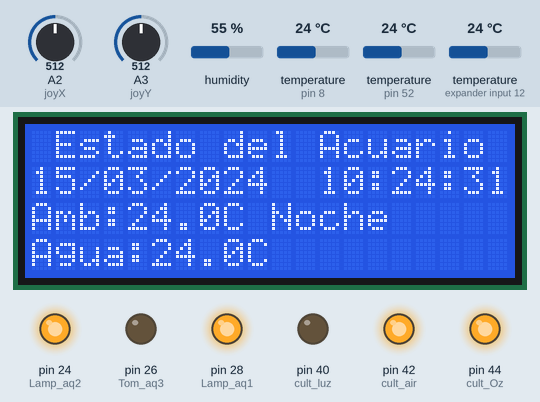
The sketch below on a simulated Arduino Mega 2560, built with avr-gcc and run on an emulated ATmega2560. On the bench: 20×4 character LCD, output pins drawn as LEDs (lit = HIGH). The test bench sets the inputs (shaded band); at power-on: A2 (joyX) = 512, temperature (sensors on pin 8, pin 52, expander input 12) 24 °C, humidity 55 %, A3 (joyY) = 512. The local clock reads 2024-03-15 10:24:30 at power-on unless the sketch sets it; what the sketch prints to the serial monitor is not drawn.

Above: at 2.5 s.
2.6 s: A2 (joyX) set to 533
12.4 s: A2 (joyX) set to 550
At 14.2 s:
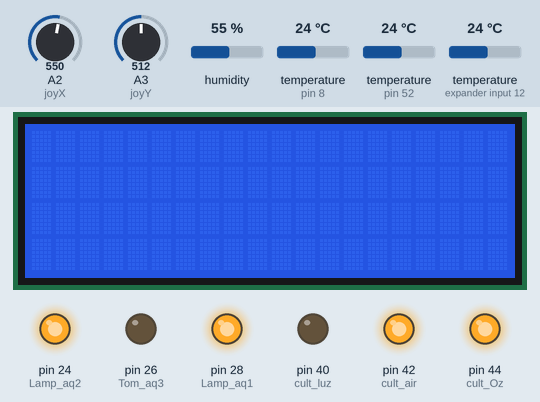
18.9 s: temperature (sensor on pin 8) set to 7 °C
At 20.6 s:
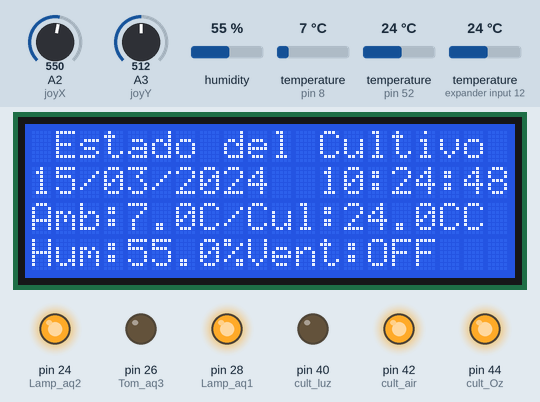
21.1 s: humidity set to 22 %
At 25.0 s:
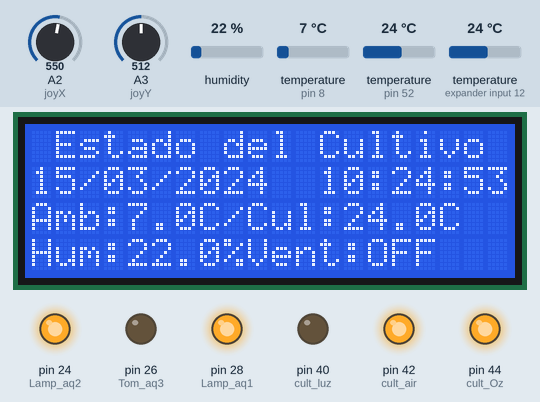
25.4 s: A3 (joyY) set to 527
33.8 s: A3 (joyY) set to 546
At 46.9 s:
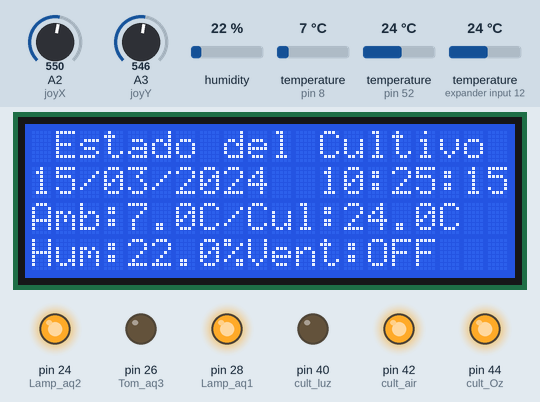
Timing chart, 0 to 48.4 s (numbered marks = the images above; inputs shaded):
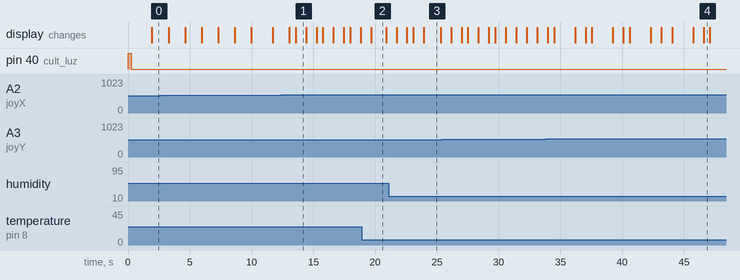

The sketch:

intento8.ino
```cpp
#include <Wire.h>    //  libreria para interfaz I2C
#include "RTClib.h"   //  libreria para el manejo del modulo RTC
#include <Time.h>
#include <TimeAlarms.h>
#include <OneWire.h>
#include <DallasTemperature.h>
#include <LCD.h>			// libreria para funciones de LCD
#include <LiquidCrystal_I2C.h>		// libreria para LCD por I2C
#include <DHT.h>    // importa la Librerias DHT
#include <DHT_U.h>


RTC_DS3231 rtc; // crea objeto del tipo RTC_DS3231

char daysOfTheWeek[7][4] = {"Dom", "Lun", "Mar", "Mie", "Jue", "Vie", "Sab"};

//valores para el joystick
#define joyX A2
#define joyY A3


//indicador de pantalla
int pant = 1;


//creacion objeto pantalla LCD
LiquidCrystal_I2C lcd (0x27, 2, 1, 0, 4, 5, 6, 7); // DIR, E, RW, RS, D4, D5, D6, D7

// Water proof and ambient sensor DS18B20
#define ONE_WIRE_BUS 8
OneWire oneWire(ONE_WIRE_BUS);
DallasTemperature sensors(&oneWire);
// Aquarium status
float aquariumTemp;
float ambientTemp;

uint8_t sensor1[8] = {0x28, 0x20, 0x81, 0x83, 0x29, 0x20, 0x01, 0x7A};
uint8_t sensor2[8] = {0x28, 0xAA, 0x21, 0x57, 0x13, 0x13, 0x02, 0x4D};


// pines digitales para control de reles
#define Lamp_aq2 24    // lampara Ciclo
#define Tom_aq3 26    // Bomba de circulacion
#define Lamp_aq1 28     // dicroicas


String momento; // variable de control para el proceso de Apagado de Luces


//***********Variables para la definicion de Horarios


//Hora de comienzo del dia
int horaPrender = 12;
int minutoPrender = 00;

//Hora de fin del dia
int horaApagar = 20;
int minutoApagar = 00;

//******************Variables del Indoor Growing********************

int cult_sensor = 52;
DHT dht(cult_sensor, DHT22);
float Temp_cult;
float Hum_cult;
String estado;
String Vent = "OFF";
String air_flag = "OFF";
// pines digitales para control de reles

#define cult_luz 40     // Lampara
#define cult_air 42   //Ventiladores este rele parece estar danao del modulo de 2 reles
#define cult_Oz 44    // Posible Ozono

//Hora del Sol
int Horasol = 6;
int minutosol = 0;

//Hora de la Luna
int horaluna = 23;
int minutoLuna = 59;

// Valores ambientales ideales
float hum_min = 50.0;
float hum_max =65.0;
float Temp_min = 15.5;
float Temp_max = 27.0;


void setup () {
 Serial.begin(9600);    // inicializa comunicacion serie a 9600 bps
 pinMode(Lamp_aq1, OUTPUT);   // pin 22 para las luces secundarias
 pinMode(Lamp_aq2, OUTPUT);  //pin 24 lampara ciclo
 pinMode(Tom_aq3, OUTPUT);
 pinMode(cult_luz, OUTPUT);  // pin 50 como salida
 pinMode(cult_air, OUTPUT);  // pin 48 como salida
 pinMode(cult_Oz, OUTPUT);  // pin 46 como salida
//Definiciones RTC
 if (!rtc.begin())
  {               // si falla la inicializacion del modulo  Serial.println("Modulo RTC no encontrado !");  // muestra mensaje de error
  while (1);         // bucle infinito que detiene ejecucion del programa
  }

//rtc.adjust(DateTime(__DATE__, __TIME__));
// Use only without RTC
// setTime(23,31,0,8,8,2021);
// Sync time lib with RTC
setSyncProvider(getRTCTime);
setSyncInterval(60 * 60 * 4);
Serial.println("Modulo RTC Ajustado !");

//inicializacion de reles
digitalWrite(Lamp_aq1, HIGH);
digitalWrite(Lamp_aq2, HIGH);
digitalWrite(Tom_aq3, LOW);
digitalWrite(cult_luz, HIGH);
digitalWrite(cult_air, HIGH);
digitalWrite(cult_Oz, HIGH);

//inicializando pantalla
lcd.setBacklightPin(3,POSITIVE);	// puerto P3 de PCF8574 como positivo
lcd.setBacklight(HIGH);		// habilita iluminacion posterior de LCD
lcd.begin(20,4);			// 20 columnas por 4 lineas para LCD 2004A
lcd.clear();			// limpia pantalla

// iniciando modulo de temperatura y humedad del cultivo
dht.begin();

//inicializando modulos de Temperatura de agua y de ambiente
//sensor_t sensor;
sensors.begin();

//inicializacion de funciones para primeras variables

sendstatus();
Statusol();
Statusol_cult();
encendidos();
readSensors();
amb_indoor();
est_indur();
lcdstatus();

}

void loop ()
{
  int xValue = analogRead(joyX);
  int yValue = analogRead(joyY);
  if (yValue>=0 && yValue<=450)
   {
    lcd.clear();
    //lcd.setCursor(0,0);
    scr_aqua();
   }
  if (xValue>=0 && xValue<=450)
  {
    lcd.clear();
    //lcd.setCursor(0,0);
    scr_aqua();
  }
  if (xValue>=540 && xValue<=1023)
   {
     lcd.clear();
     //lcd.setCursor(0,0);
     scr_indur();
   }

  if (yValue>=540 && yValue<=1023)
   {
     lcd.clear();
     //lcd.setCursor(0,0);
     scr_indur();
   }
  if (pant == 1) scr_aqua();
  if (pant == 2) scr_indur();
  Alarm.delay(500);           // demora de 0.5 segundos
}
//estado del lcd luego de un reinicio fuera de horario
void lcdstatus()
{
  int  hr = hour();
  int  mini = minute();
  if ((hr>= 23 && mini>= 30) || (hr<= 8 && mini<= 30)) lcdoff();
}

void Statusol()
{
  int  hr = hour();
  int  mini = minute();
  //estas variables internas convierten todas las horas en segundos para evaluar la duracion
  // de los periodos de amanecer y atardecer en base al tiempo disponible antes de la siguiente alarma
  unsigned long int diff;
  unsigned long sec_now = (unsigned long) hr*3600 + (unsigned long) mini*60;
  unsigned long sec_on = (unsigned long)horaPrender*3600 + (unsigned long)minutoPrender*60;
  unsigned long sec_off = (unsigned long)horaApagar*3600 + (unsigned long)minutoApagar*60;
  Serial.println(sec_off);
  Serial.println(sec_now);
  Serial.println(sec_on);
  Serial.println("Paso a verificar el estdo de luces");
  if(sec_now > sec_on && sec_now < sec_off)
    {
      Dia();
      return;
    }
  else Noche();
  return;
}
void Statusol_cult()
{
  int  hr = hour();
  int  mini = minute();
  //estas variables internas convierten todas las horas en segundos para evaluar la duracion
  // de los periodos de amanecer y atardecer en base al tiempo disponible antes de la siguiente alarma
  unsigned long int diff;
  unsigned long sec_now = (unsigned long) hr*3600 + (unsigned long) mini*60;
  unsigned long cult_on = (unsigned long)Horasol*3600 + (unsigned long)minutosol*60;
  unsigned long cult_off = (unsigned long)horaluna*3600 + (unsigned long)minutoLuna*60;
  Serial.println("Paso a verificar el estdo de luces del cultivo");
  if(sec_now > cult_on && sec_now < cult_off)
    {
      Dia_cult();
      return;
    }
  else Noche_cult();
  return;
}
void sendstatus()
{
  DateTime now = rtc.now();
  Serial.print("LOG");
  Serial.print("||");
  Serial.print(now.year(), DEC);
  Serial.print('/');
  Serial.print(now.month(), DEC);
  Serial.print('/');
  Serial.print(now.day(), DEC);
  Serial.print(" (");
  Serial.print(daysOfTheWeek[now.dayOfTheWeek()]);
  Serial.print(") ");
  Serial.print(now.hour(), DEC);
  Serial.print(':');
  Serial.print(now.minute(), DEC);
  Serial.print(':');
  Serial.print(now.second(), DEC);
  Serial.print("|Ambiente: ");
  Serial.print(ambientTemp,1);
  Serial.print("C|Acuario: ");
  Serial.print(aquariumTemp,1);
  Serial.println(" C");
  Serial.print("Temp de cultivo: ");
  Serial.print(Temp_cult);
  Serial.print(" C||Humedad de Cultivo: ");
  Serial.println(Hum_cult);
  Serial.print("||Estado luz: ");
  Serial.print(estado);
  Serial.print("||vent: ");
  Serial.println(Vent);
  //return;
}

void scr_indur()
{
  pant=2;
  DateTime now = rtc.now();
  readSensors();
  lcd.setCursor(0, 0);
  lcd.print(" Estado del Cultivo");
  lcd.setCursor(0, 1);
  if (now.day() < 10)  lcd.print('0');
  lcd.print(now.day(), DEC);
  lcd.print('/');
  if (now.month() < 10)  lcd.print('0');
  lcd.print(now.month(), DEC);
  lcd.print('/');
  lcd.print(now.year(), DEC);
  lcd.print("  ");
  if (now.hour() < 10)  lcd.print('0');
  lcd.print(now.hour(), DEC);
  lcd.print(':');
  if (now.minute() < 10)  lcd.print('0');
  lcd.print(now.minute(), DEC);
  lcd.print(':');
  if (now.second() < 10)  lcd.print('0');
  lcd.print(now.second(), DEC);
  lcd.setCursor(0, 2);
  lcd.print("Amb:");
  lcd.print(ambientTemp,1);
  lcd.print("C/Cul:");
  lcd.print(Temp_cult,1);
  lcd.print("C");
  lcd.setCursor(0, 3);
  lcd.print("Hum:");
  lcd.print(Hum_cult,1);
  lcd.print("%");
  lcd.print("Vent:");
  lcd.print(Vent); //se debe imprimir el estado de los ventiladores
  lcd.noCursor();			// oculta cursor
  //return;
}

void scr_aqua()
{
  pant=1;
  DateTime now = rtc.now();
  readSensors();
  lcd.setCursor(0, 0);
  lcd.print(" Estado del Acuario");
  lcd.setCursor(0, 1);
  if (now.day() < 10)  lcd.print('0');
  lcd.print(now.day(), DEC);
  lcd.print('/');
  if (now.month() < 10)  lcd.print('0');
  lcd.print(now.month(), DEC);
  lcd.print('/');
  lcd.print(now.year(), DEC);
  lcd.print("  ");
  if (now.hour() < 10)  lcd.print('0');
  lcd.print(now.hour(), DEC);
  lcd.print(':');
  if (now.minute() < 10)  lcd.print('0');
  lcd.print(now.minute(), DEC);
  lcd.print(':');
  if (now.second() < 10)  lcd.print('0');
  lcd.print(now.second(), DEC);
  lcd.setCursor(0, 2);
  lcd.print("Amb:");
  lcd.print(ambientTemp,1);
  lcd.print("C ");
  lcd.print(momento);
  lcd.setCursor(0, 3);
  lcd.print("Agua:");
  lcd.print(aquariumTemp,1);
  lcd.print("C");
  lcd.noCursor();			// oculta cursor
  //return;
}

void readSensors()
{
  // obtencion de valor de temperatura
  sensors.requestTemperatures();
  ambientTemp = sensors.getTempC(sensor1);
  aquariumTemp = sensors.getTempC(sensor2);
}


void Dia()
{
  momento = "Dia  ";
  digitalWrite(Lamp_aq1, LOW);
  digitalWrite(Lamp_aq2, LOW);
  Serial.println("Dia");
}

void Noche()
{
   momento = "Noche";
   digitalWrite(Lamp_aq1, HIGH);
   digitalWrite(Lamp_aq2, HIGH);
   Serial.println(" Noche");
  }
void lcdoff()
{
  lcd.setBacklight(LOW);
  }
void lcdon()
{
  lcd.setBacklight(HIGH);
  }

void encendidos() {
  Alarm.alarmRepeat(horaPrender, minutoPrender, 0, Dia);
  Alarm.alarmRepeat(horaApagar, minutoApagar, 0, Noche);
  Alarm.alarmRepeat(23, 30, 0, lcdoff);
  Alarm.alarmRepeat(8, 30, 0, lcdon);
  Alarm.timerRepeat(10, readSensors);
  Alarm.timerRepeat(10, sendstatus);
  Serial.println("Paso a setear las alarmas");
}
//**************Funciones del Indoor
void amb_indoor(){
  Temp_cult = dht.readTemperature();  // obtencion de valor de temperatura cultivo
  Hum_cult = dht.readHumidity();   // obtencion de valor de humedad cultivo
}
void Dia_cult()
{
  estado = "Sol";
  digitalWrite(cult_luz, LOW);
}

void Noche_cult()
{
   estado = "Luna";
   digitalWrite(cult_luz, HIGH);
}

void airon()
{
  Vent = "ON ";
  digitalWrite(cult_air, LOW);
}

void airoff()
{
   Vent = "OFF";
   digitalWrite(cult_air, HIGH);
  }

void tempumcont()
{
  Serial.println("entra al control de ambiente");
 if (air_flag == "OFF" && (Temp_cult > Temp_max || Hum_cult > hum_max) )
    {
      Serial.println("bajar temp o hum");
      airon();
      return;
    }
  if (Temp_cult <= Temp_min && Hum_cult <= hum_min && air_flag == "OFF" )
    {
      Serial.println("temp o hum ok");
      airoff();
      return;
    }
}

void air_renew_fin()
{
   Vent = "OFF";
   digitalWrite(cult_air, HIGH);
   air_flag="OFF";
   Serial.println("Fin de Renovacion de Aire");
}

void air_renew ()
{
    air_flag="ON";
    Serial.println("Aire programado");
    airon();
    Alarm.timerOnce(180, air_renew_fin);
}

void est_indur() {
  Alarm.alarmRepeat(Horasol, minutosol, 0, Dia_cult);
  Alarm.alarmRepeat(horaluna, minutoLuna, 0, Noche_cult);
  Alarm.timerRepeat(10, amb_indoor);
  Alarm.timerRepeat(1800, air_renew);
  Alarm.timerRepeat(60, tempumcont);
  Serial.println("Paso a setear las alarmas del indoor");
}
// Funcion de Setting del RTC
time_t getRTCTime() {
  DateTime now = rtc.now();
  Serial.println("Sync RTC time");
  return now.unixtime();
}
```

Measured:
- the behaviour switches between 539 and 540 on A2 (joyX) (found by bisection; images 0 and 1)
- after the input at 12.4 s, the display: first differs from a run without the input after 1.2 s (image 1)
- after the input at 18.9 s, the display: changes after 0.78 s (image 2)
- what the display in image 1 shows lasts 0.8 s, from 13.6 s to 14.4 s
- what the display in image 2 shows lasts 1.2 s, from 19.7 s to 20.9 s
- what the display in image 3 shows lasts 1.4 s, from 23.9 s to 25.3 s
- what the display in image 4 shows lasts 0.5 s, from 46.6 s to 47.1 s
